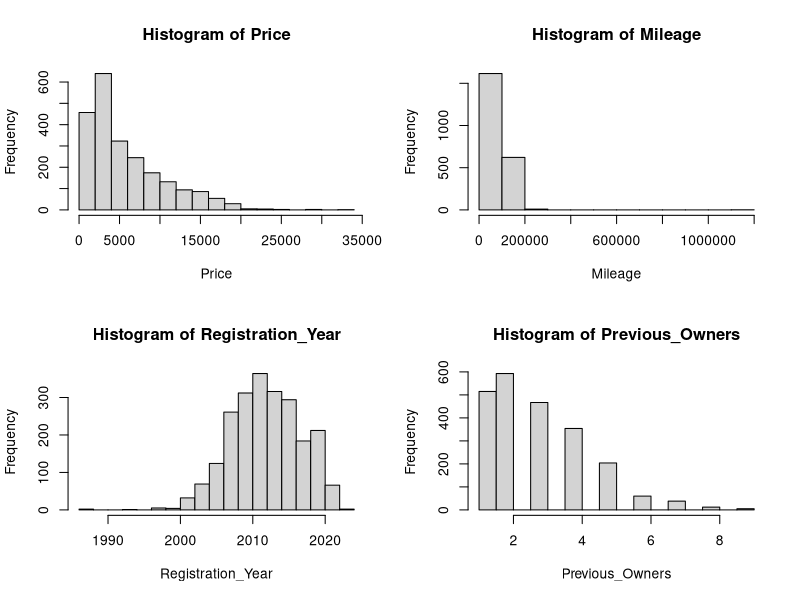
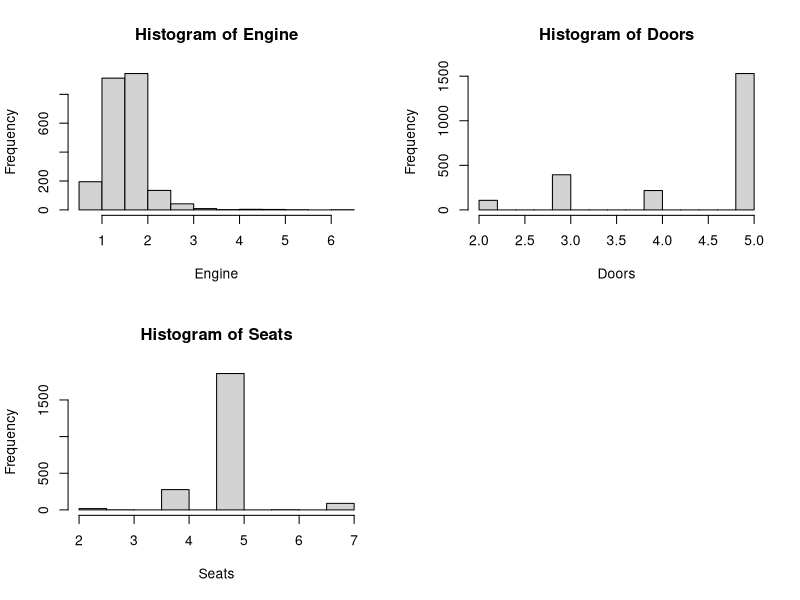
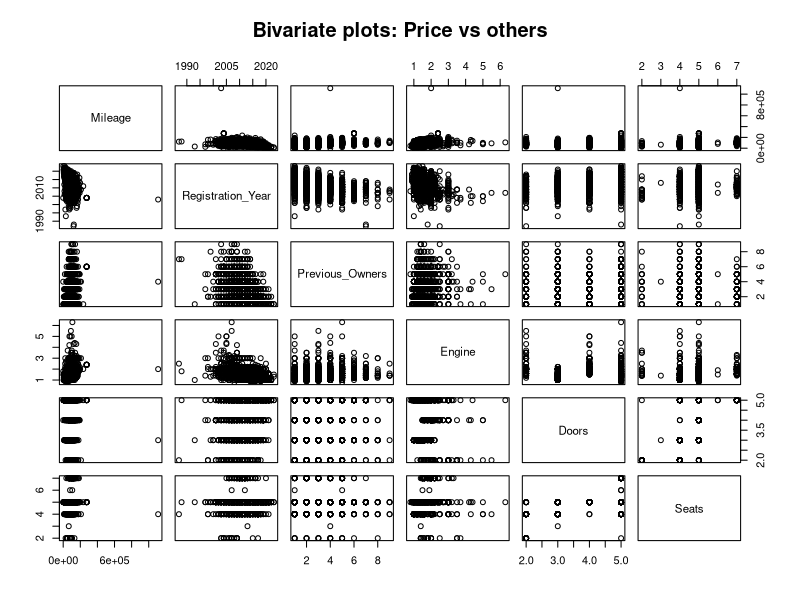
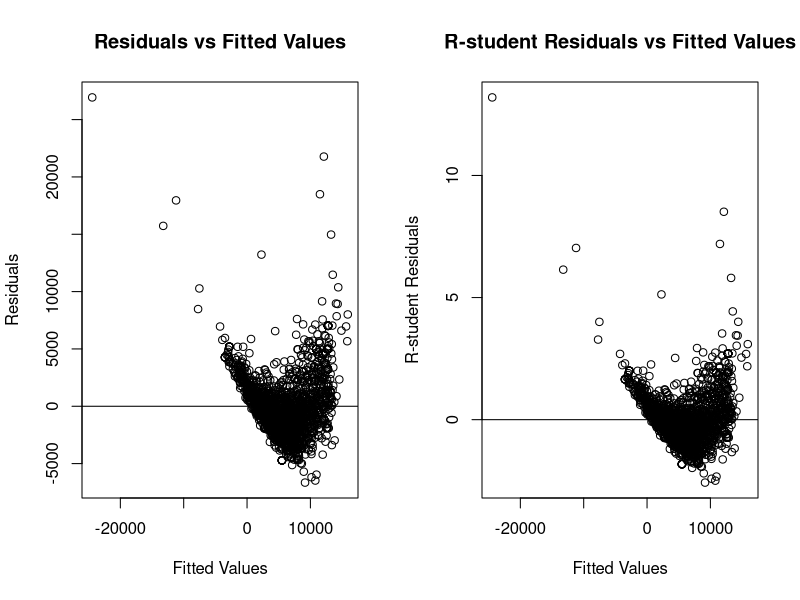
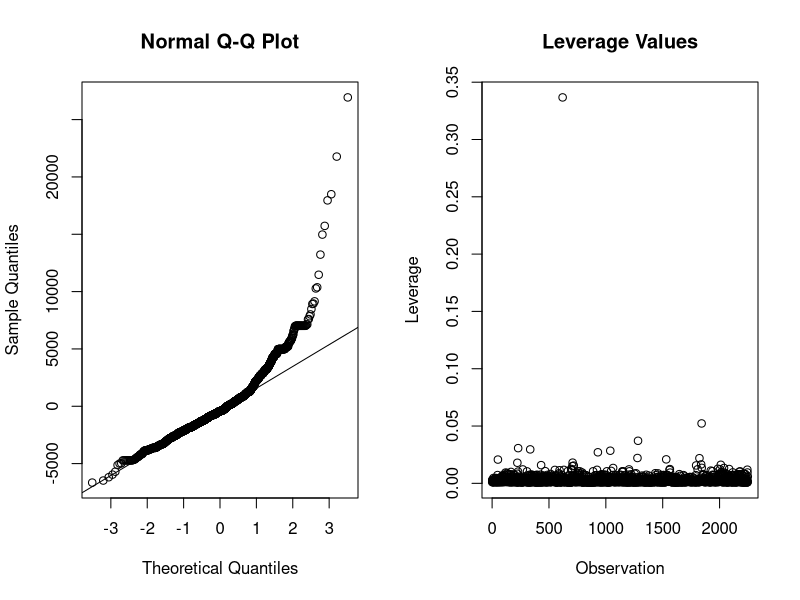
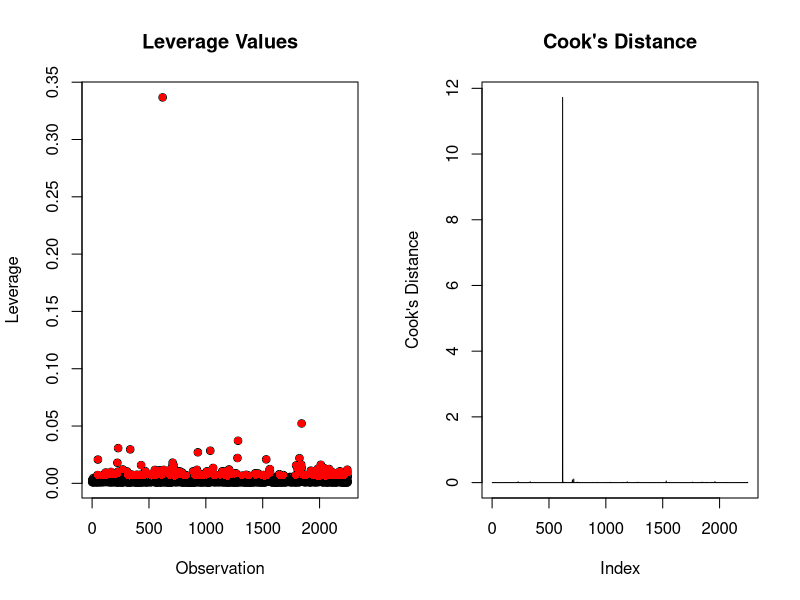
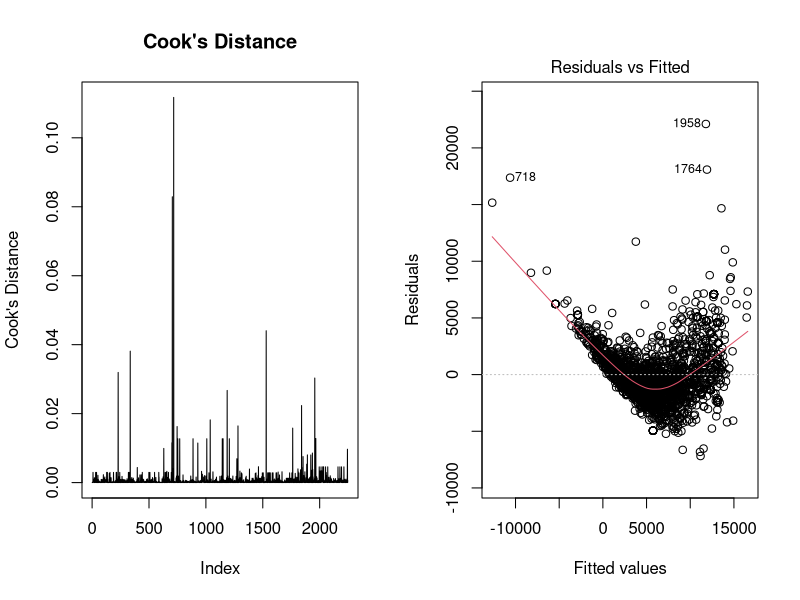
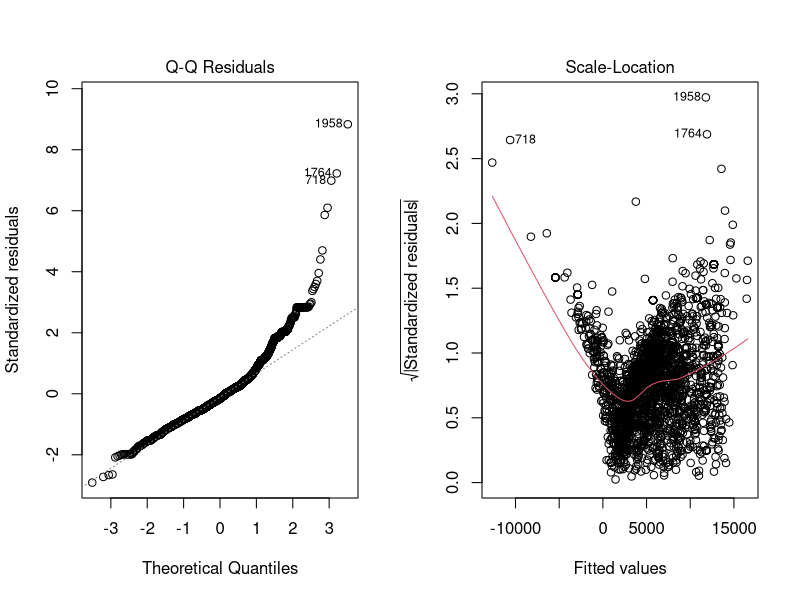

Generate these figures, in order, with R: (Note: this script raises an error after producing the figures.)
## ---- chunk 1
raw_data = read.csv("used_cars_UK.csv", fileEncoding = "UTF-8")
head(raw_data)
## ---- chunk 2
data = raw_data[, c("Price", "Mileage.miles.", "Registration_Year", "Previous.Owners", "Body.type", "Engine", "Doors", "Seats")]
data$Engine = as.numeric(gsub("L", "", raw_data$Engine))
colnames(data)[colnames(data) == "Mileage.miles."] = "Mileage"
colnames(data)[colnames(data) == "Previous.Owners"] = "Previous_Owners"
colnames(data)[colnames(data) == "Body.type"] = "Body_Type"
data = na.omit(data)
head(data)
## ---- chunk 3
summary(data)
## ---- chunk 4
par(mfrow = c(2, 2)) 
for (col in names(data)) {
  if (is.numeric(data[[col]])) {
    hist(data[[col]], main = paste("Histogram of", col), xlab= col)
  }
}
## ---- chunk 5
columns_to_plot = names(data)[!(names(data) %in% c("Price", "Body_Type"))]
pairs(data[, columns_to_plot], main = "Bivariate plots: Price vs others")
## ---- chunk 6
full_model = lm(Price~ . - Body_Type, data)
summary(full_model)
## ---- chunk 7

par(mfrow = c(1, 2))

fitted_values = fitted(full_model)
residuals = resid(full_model)
Resid_Plot <- plot(fitted_values, residuals, main = "Residuals vs Fitted Values",
xlab = "Fitted Values", ylab = "Residuals")
abline(h=0)

Rstudent_residuals = rstudent(full_model)
RstudentResid_Plot <- plot(fitted_values, Rstudent_residuals, main = "R-student Residuals vs Fitted Values",
xlab = "Fitted Values", 
ylab = "R-student Residuals")
abline(h=0)
## ---- chunk 8
qqnorm(residuals) #Residuals Already Defined in the evnironment above
qqline(residuals)
## ---- chunk 9
shapiro.test(residuals)
## ---- chunk 10
leverage_values = hatvalues(full_model)
plot(leverage_values, main = "Leverage Values", xlab = "Observation", ylab = "Leverage")

## ---- chunk 11
high_leverage_points <- which(leverage_values > 2 * mean(leverage_values))
length(high_leverage_points)
## ---- chunk 12
plot(leverage_values, main = "Leverage Values", xlab = "Observation", ylab = "Leverage")
points(high_leverage_points, leverage_values[high_leverage_points], col = "red", pch = 16)

## ---- chunk 13
jackknife_residuals <- rstudent(full_model)
jackknife_residuals[which.max(abs(jackknife_residuals))]
qt(.05/(2248*2), 2240)
## ---- chunk 14
cook_full <- cooks.distance(full_model)
plot(cook_full, ylab="Cook's Distance", main="Cook's Distance", type="l")
cook_full[which.max(cook_full)]
## ---- chunk 15
new_indices <- 1:nrow(data) 
rownames(data) <- new_indices
## ---- chunk 16
data_2 <- data[-620, ]
## ---- chunk 17
full_model_2 <- lm(Price~ . - Body_Type, data_2)
summary(full_model_2)
## ---- chunk 18
cook_full_2 <- cooks.distance(full_model_2) 
plot(cook_full_2, ylab="Cook's Distance", main="Cook's Distance", type="l")
cook_full_2[which.max(cook_full_2)]
## ---- chunk 19
jackknife_residuals <- rstudent(full_model_2)
jackknife_residuals[which.max(abs(jackknife_residuals))]
qt(.05/(2247*2), 2239)
## ---- chunk 20
plot(full_model_2)
## ---- chunk 21
library(MASS)
boxcox(full_model_2, plotit=T)
boxcox(full_model_2, plotit=T, lambda=seq(0.1, 0.3, by=0.05))
## ---- chunk 22
full_model_transformed <- lm(Price^(1/6)~ . - Body_Type, data_2)
summary(full_model_transformed)
## ---- chunk 23
plot(full_model_transformed)
## ---- chunk 24
shapiro.test(resid(full_model_transformed))
## ---- chunk 25
library(nlme)
nlme <- gls(Price~ . - Body_Type, correlation=corARMA(p=1), data=data_2)
summary(nlme)
## ---- chunk 26
intervals(nlme)
